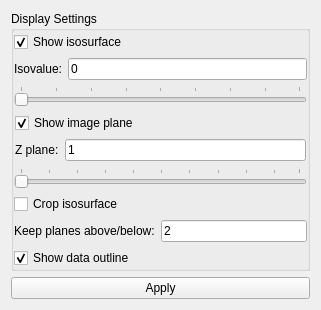
       <widget class="QWidget" name="scrollAreaWidgetContents_2">
        <property name="geometry">
         <rect>
          <x>0</x>
          <y>0</y>
          <width>321</width>
          <height>304</height>
         </rect>
        </property>
        <property name="sizePolicy">
         <sizepolicy hsizetype="Minimum" vsizetype="Preferred">
          <horstretch>0</horstretch>
          <verstretch>0</verstretch>
         </sizepolicy>
        </property>
        <layout class="QVBoxLayout" name="verticalLayout_9">
         <item>
          <widget class="QGroupBox" name="displayBox">
           <property name="sizePolicy">
            <sizepolicy hsizetype="Minimum" vsizetype="Preferred">
             <horstretch>0</horstretch>
             <verstretch>0</verstretch>
            </sizepolicy>
           </property>
           <property name="minimumSize">
            <size>
             <width>0</width>
             <height>0</height>
            </size>
           </property>
           <property name="maximumSize">
            <size>
             <width>320</width>
             <height>16777215</height>
            </size>
           </property>
           <property name="title">
            <string>Display Settings</string>
           </property>
           <layout class="QVBoxLayout" name="verticalLayout_3">
            <property name="margin">
             <number>0</number>
            </property>
            <item>
             <widget class="QWidget" name="isosurfaceWidget" native="true">
              <property name="sizePolicy">
               <sizepolicy hsizetype="Preferred" vsizetype="Minimum">
                <horstretch>0</horstretch>
                <verstretch>0</verstretch>
               </sizepolicy>
              </property>
              <layout class="QVBoxLayout" name="verticalLayout_13">
               <property name="leftMargin">
                <number>0</number>
               </property>
               <property name="topMargin">
                <number>1</number>
               </property>
               <property name="rightMargin">
                <number>0</number>
               </property>
               <property name="bottomMargin">
                <number>0</number>
               </property>
               <item>
                <widget class="QCheckBox" name="showIsosurfaceCheckBox">
                 <property name="toolTip">
                  <string>Show/hide the isosurface.</string>
                 </property>
                 <property name="text">
                  <string>Show isosurface</string>
                 </property>
                 <property name="checked">
                  <bool>true</bool>
                 </property>
                </widget>
               </item>
               <item>
                <widget class="QWidget" name="widget_3" native="true">
                 <layout class="QHBoxLayout" name="horizontalLayout_5">
                  <property name="margin">
                   <number>0</number>
                  </property>
                  <item>
                   <widget class="QLabel" name="isoValueLabel">
                    <property name="text">
                     <string>Isovalue:</string>
                    </property>
                   </widget>
                  </item>
                  <item>
                   <widget class="QLineEdit" name="isoValueEdit">
                    <property name="toolTip">
                     <string>The isovalue used to generate the isosurface.</string>
                    </property>
                    <property name="text">
                     <string>0</string>
                    </property>
                   </widget>
                  </item>
                 </layout>
                </widget>
               </item>
              </layout>
             </widget>
            </item>
            <item>
             <widget class="QSlider" name="isoValueSlider">
              <property name="maximumSize">
               <size>
                <width>16777215</width>
                <height>16777215</height>
               </size>
              </property>
              <property name="toolTip">
               <string>Change the isovalue used to generate the isosurface.</string>
              </property>
              <property name="minimum">
               <number>0</number>
              </property>
              <property name="maximum">
               <number>399</number>
              </property>
              <property name="orientation">
               <enum>Qt::Horizontal</enum>
              </property>
              <property name="invertedAppearance">
               <bool>false</bool>
              </property>
              <property name="tickPosition">
               <enum>QSlider::TicksAbove</enum>
              </property>
              <property name="tickInterval">
               <number>50</number>
              </property>
             </widget>
            </item>
            <item>
             <widget class="QWidget" name="zPlaneWidget" native="true">
              <layout class="QVBoxLayout" name="verticalLayout_14">
               <property name="margin">
                <number>1</number>
               </property>
               <item>
                <widget class="QCheckBox" name="showZPlaneCheckbox">
                 <property name="toolTip">
                  <string>Show/hide the image plane.</string>
                 </property>
                 <property name="text">
                  <string>Show image plane</string>
                 </property>
                 <property name="checked">
                  <bool>true</bool>
                 </property>
                </widget>
               </item>
               <item>
                <widget class="QWidget" name="widget_4" native="true">
                 <layout class="QHBoxLayout" name="horizontalLayout_6">
                  <property name="margin">
                   <number>0</number>
                  </property>
                  <item>
                   <widget class="QLabel" name="zPlaneLabel">
                    <property name="layoutDirection">
                     <enum>Qt::LeftToRight</enum>
                    </property>
                    <property name="text">
                     <string>Z plane:</string>
                    </property>
                   </widget>
                  </item>
                  <item>
                   <widget class="QLineEdit" name="zPlaneEdit">
                    <property name="sizePolicy">
                     <sizepolicy hsizetype="Expanding" vsizetype="Fixed">
                      <horstretch>0</horstretch>
                      <verstretch>0</verstretch>
                     </sizepolicy>
                    </property>
                    <property name="toolTip">
                     <string>Enter the image plane z-position.</string>
                    </property>
                    <property name="text">
                     <string>1</string>
                    </property>
                   </widget>
                  </item>
                 </layout>
                </widget>
               </item>
              </layout>
             </widget>
            </item>
            <item>
             <widget class="QSlider" name="zPlaneSlider">
              <property name="toolTip">
               <string>Change the z-position of the image plane.</string>
              </property>
              <property name="maximum">
               <number>99</number>
              </property>
              <property name="pageStep">
               <number>1</number>
              </property>
              <property name="orientation">
               <enum>Qt::Horizontal</enum>
              </property>
              <property name="tickPosition">
               <enum>QSlider::TicksAbove</enum>
              </property>
              <property name="tickInterval">
               <number>10</number>
              </property>
             </widget>
            </item>
            <item>
             <widget class="QWidget" name="renderingOptionsWidget" native="true">
              <layout class="QGridLayout" name="gridLayout">
               <property name="margin">
                <number>0</number>
               </property>
               <item row="0" column="0">
                <widget class="QCheckBox" name="cropIsosurfaceCheckBox">
                 <property name="toolTip">
                  <string>Enable/disable cropping of the isosurface so that it is only shown above and below the image plane by some distance.</string>
                 </property>
                 <property name="text">
                  <string>Crop isosurface</string>
                 </property>
                </widget>
               </item>
               <item row="0" column="1">
                <widget class="QWidget" name="widget_2" native="true">
                 <layout class="QHBoxLayout" name="horizontalLayout_4">
                  <property name="margin">
                   <number>0</number>
                  </property>
                 </layout>
                </widget>
               </item>
               <item row="1" column="0">
                <widget class="QLabel" name="keepPlanesLabel">
                 <property name="toolTip">
                  <string>Keep this number of planes above and below the image plane when computing the isosurface.</string>
                 </property>
                 <property name="text">
                  <string>Keep planes above/below:</string>
                 </property>
                </widget>
               </item>
               <item row="1" column="1">
                <widget class="QLineEdit" name="keepPlanesEdit">
                 <property name="text">
                  <string>2</string>
                 </property>
                </widget>
               </item>
               <item row="2" column="0">
                <widget class="QCheckBox" name="showDataOutlineCheckBox">
                 <property name="toolTip">
                  <string>Show/hide an outline around the image data.</string>
                 </property>
                 <property name="text">
                  <string>Show data outline</string>
                 </property>
                 <property name="checked">
                  <bool>true</bool>
                 </property>
                </widget>
               </item>
              </layout>
             </widget>
            </item>
           </layout>
          </widget>
         </item>
         <item>
          <widget class="QPushButton" name="applyButton">
           <property name="sizePolicy">
            <sizepolicy hsizetype="Minimum" vsizetype="Fixed">
             <horstretch>0</horstretch>
             <verstretch>0</verstretch>
            </sizepolicy>
           </property>
           <property name="maximumSize">
            <size>
             <width>16777215</width>
             <height>16777215</height>
            </size>
           </property>
           <property name="toolTip">
            <string>Apply changes to the image filter and visualization.</string>
           </property>
           <property name="layoutDirection">
            <enum>Qt::LeftToRight</enum>
           </property>
           <property name="text">
            <string>Apply</string>
           </property>
          </widget>
         </item>
         <item>
          <spacer name="verticalSpacer">
           <property name="orientation">
            <enum>Qt::Vertical</enum>
           </property>
           <property name="sizeHint" stdset="0">
            <size>
             <width>20</width>
             <height>0</height>
            </size>
           </property>
          </spacer>
         </item>
        </layout>
       </widget>
